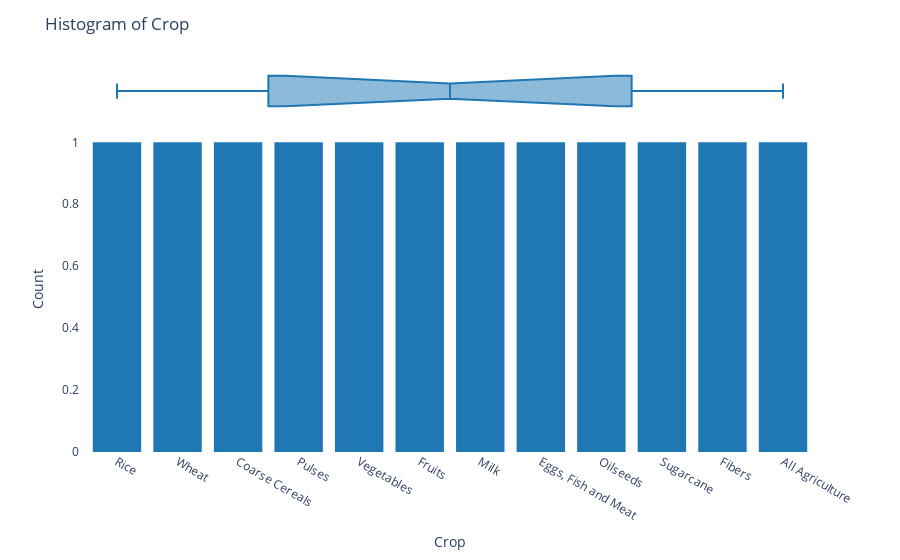
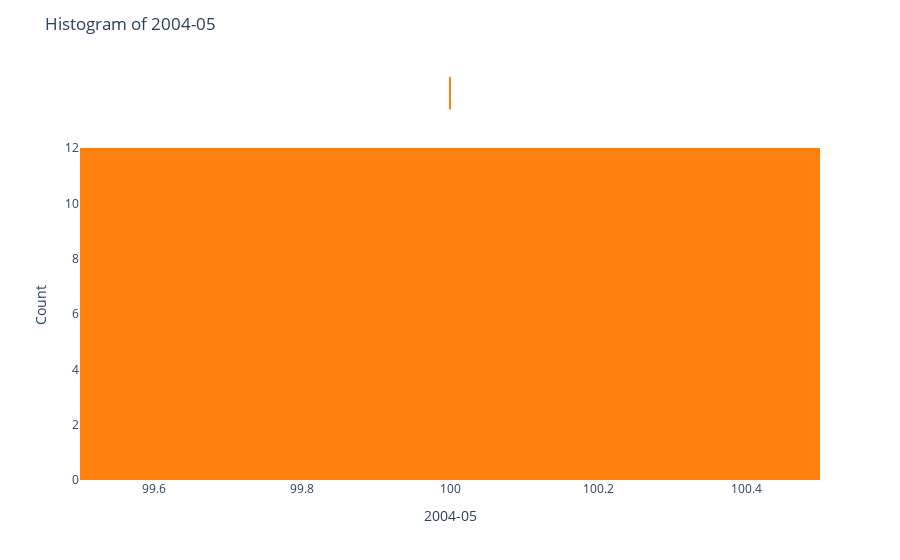
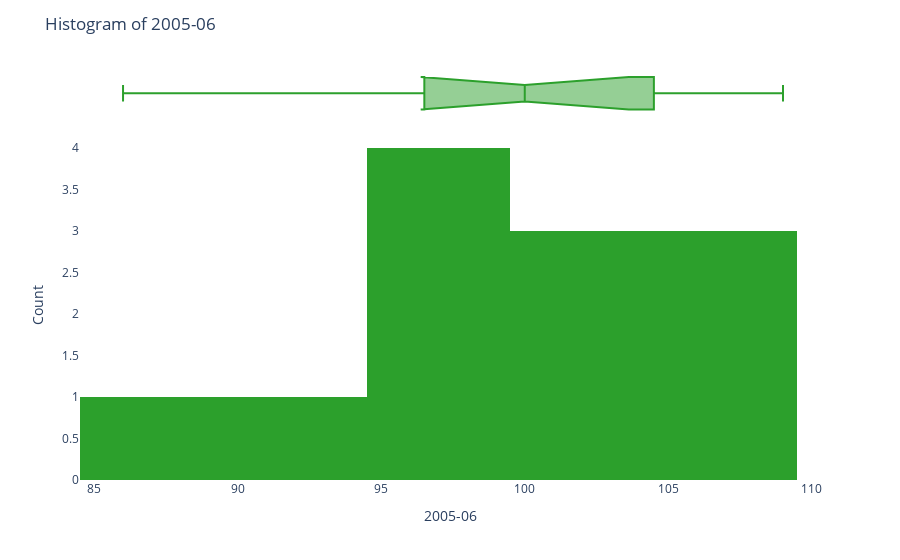
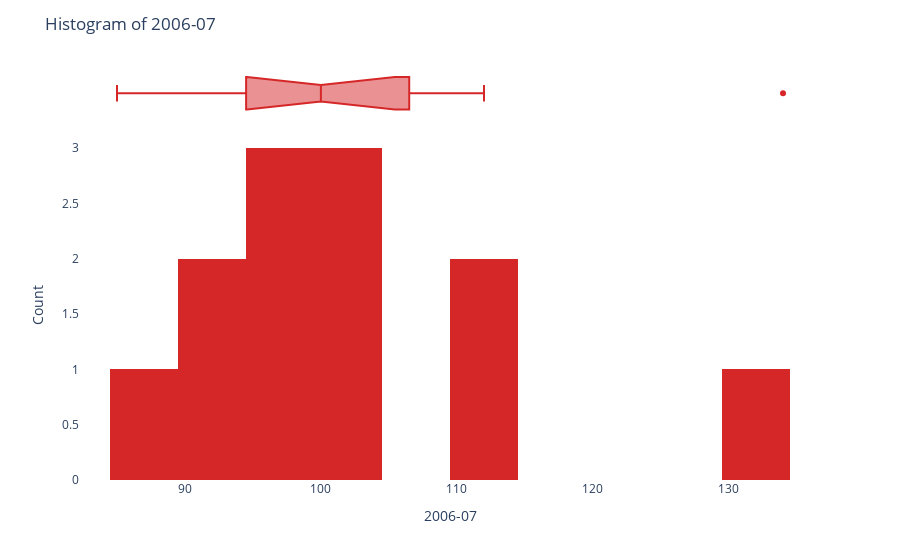

The notebook cell saved with these charts, in order:
### Markdown cell above
#### ◆ Histogram

### Code cell
import plotly.express as px

# Color palette for the histograms
colors = ['#1f77b4', '#ff7f0e', '#2ca02c', '#d62728', '#9467bd']

# EDA - Histogram
column_names = ['Crop','2004-05','2005-06','2006-07','2007-08','2008-09','2009-10','2010-11','2011-12']

for i, column in enumerate(column_names):
    fig = px.histogram(df, x=column, nbins=10, marginal='box',
                       labels={column: column})
    fig.update_layout(title=f'Histogram of {column}', xaxis_title=column, yaxis_title='Count',
                      plot_bgcolor='rgba(0,0,0,0)', paper_bgcolor='rgba(0,0,0,0)',
                      font=dict(size=12))
    fig.update_traces(marker_color=colors[i % len(colors)])
    fig.show()

### Figure 1 — Plotly figure (JSON) as saved in the notebook; plotly's stock layout.template omitted (floating-point values rounded to 4 significant figures)
{"data": [{"alignmentgroup": "True", "bingroup": "x", "hovertemplate": "Crop=%{x}<br>count=%{y}<extra></extra>", "legendgroup": "", "marker": {"color": "#1f77b4", "pattern": {"shape": ""}}, "name": "", "nbinsx": 10, "offsetgroup": "", "orientation": "v", "showlegend": false, "type": "histogram", "x": ["Rice", "Wheat", "Coarse Cereals", "Pulses", "Vegetables ", "Fruits", "Milk", "Eggs, Fish and Meat", "Oilseeds", "Sugarcane ", "Fibers", "All Agriculture"], "xaxis": "x", "yaxis": "y"}, {"alignmentgroup": "True", "hovertemplate": "Crop=%{x}<extra></extra>", "legendgroup": "", "marker": {"color": "#1f77b4"}, "name": "", "notched": true, "offsetgroup": "", "showlegend": false, "type": "box", "x": ["Rice", "Wheat", "Coarse Cereals", "Pulses", "Vegetables ", "Fruits", "Milk", "Eggs, Fish and Meat", "Oilseeds", "Sugarcane ", "Fibers", "All Agriculture"], "xaxis": "x2", "yaxis": "y2"}], "layout": {"barmode": "relative", "font": {"size": 12}, "legend": {"tracegroupgap": 0}, "margin": {"t": 60}, "paper_bgcolor": "rgba(0,0,0,0)", "plot_bgcolor": "rgba(0,0,0,0)", "title": {"text": "Histogram of Crop"}, "xaxis": {"anchor": "y", "domain": [0, 1], "title": {"text": "Crop"}}, "xaxis2": {"anchor": "y2", "domain": [0, 1], "matches": "x", "showgrid": true, "showticklabels": false}, "yaxis": {"anchor": "x", "domain": [0, 0.8316], "title": {"text": "Count"}}, "yaxis2": {"anchor": "x2", "domain": [0.8416, 1], "matches": "y2", "showgrid": false, "showline": false, "showticklabels": false, "ticks": ""}}}

### Figure 2 — Plotly figure (JSON) as saved in the notebook; plotly's stock layout.template omitted (floating-point values rounded to 4 significant figures)
{"data": [{"alignmentgroup": "True", "bingroup": "x", "hovertemplate": "2004-05=%{x}<br>count=%{y}<extra></extra>", "legendgroup": "", "marker": {"color": "#ff7f0e", "pattern": {"shape": ""}}, "name": "", "nbinsx": 10, "offsetgroup": "", "orientation": "v", "showlegend": false, "type": "histogram", "x": [100, 100, 100, 100, 100, 100, 100, 100, 100, 100, 100, 100], "xaxis": "x", "yaxis": "y"}, {"alignmentgroup": "True", "hovertemplate": "2004-05=%{x}<extra></extra>", "legendgroup": "", "marker": {"color": "#ff7f0e"}, "name": "", "notched": true, "offsetgroup": "", "showlegend": false, "type": "box", "x": [100, 100, 100, 100, 100, 100, 100, 100, 100, 100, 100, 100], "xaxis": "x2", "yaxis": "y2"}], "layout": {"barmode": "relative", "font": {"size": 12}, "legend": {"tracegroupgap": 0}, "margin": {"t": 60}, "paper_bgcolor": "rgba(0,0,0,0)", "plot_bgcolor": "rgba(0,0,0,0)", "title": {"text": "Histogram of 2004-05"}, "xaxis": {"anchor": "y", "domain": [0, 1], "title": {"text": "2004-05"}}, "xaxis2": {"anchor": "y2", "domain": [0, 1], "matches": "x", "showgrid": true, "showticklabels": false}, "yaxis": {"anchor": "x", "domain": [0, 0.8316], "title": {"text": "Count"}}, "yaxis2": {"anchor": "x2", "domain": [0.8416, 1], "matches": "y2", "showgrid": false, "showline": false, "showticklabels": false, "ticks": ""}}}

### Figure 3 — Plotly figure (JSON) as saved in the notebook; plotly's stock layout.template omitted (floating-point values rounded to 4 significant figures)
{"data": [{"alignmentgroup": "True", "bingroup": "x", "hovertemplate": "2005-06=%{x}<br>count=%{y}<extra></extra>", "legendgroup": "", "marker": {"color": "#2ca02c", "pattern": {"shape": ""}}, "name": "", "nbinsx": 10, "offsetgroup": "", "orientation": "v", "showlegend": false, "type": "histogram", "x": [101, 101, 107, 108, 109, 99, 97, 102, 86, 96, 92, 99], "xaxis": "x", "yaxis": "y"}, {"alignmentgroup": "True", "hovertemplate": "2005-06=%{x}<extra></extra>", "legendgroup": "", "marker": {"color": "#2ca02c"}, "name": "", "notched": true, "offsetgroup": "", "showlegend": false, "type": "box", "x": [101, 101, 107, 108, 109, 99, 97, 102, 86, 96, 92, 99], "xaxis": "x2", "yaxis": "y2"}], "layout": {"barmode": "relative", "font": {"size": 12}, "legend": {"tracegroupgap": 0}, "margin": {"t": 60}, "paper_bgcolor": "rgba(0,0,0,0)", "plot_bgcolor": "rgba(0,0,0,0)", "title": {"text": "Histogram of 2005-06"}, "xaxis": {"anchor": "y", "domain": [0, 1], "title": {"text": "2005-06"}}, "xaxis2": {"anchor": "y2", "domain": [0, 1], "matches": "x", "showgrid": true, "showticklabels": false}, "yaxis": {"anchor": "x", "domain": [0, 0.8316], "title": {"text": "Count"}}, "yaxis2": {"anchor": "x2", "domain": [0.8416, 1], "matches": "y2", "showgrid": false, "showline": false, "showticklabels": false, "ticks": ""}}}

### Figure 4 — Plotly figure (JSON) as saved in the notebook; plotly's stock layout.template omitted (floating-point values rounded to 4 significant figures)
{"data": [{"alignmentgroup": "True", "bingroup": "x", "hovertemplate": "2006-07=%{x}<br>count=%{y}<extra></extra>", "legendgroup": "", "marker": {"color": "#d62728", "pattern": {"shape": ""}}, "name": "", "nbinsx": 10, "offsetgroup": "", "orientation": "v", "showlegend": false, "type": "histogram", "x": [99, 112, 110, 134, 103, 99, 98, 101, 85, 91, 91, 101], "xaxis": "x", "yaxis": "y"}, {"alignmentgroup": "True", "hovertemplate": "2006-07=%{x}<extra></extra>", "legendgroup": "", "marker": {"color": "#d62728"}, "name": "", "notched": true, "offsetgroup": "", "showlegend": false, "type": "box", "x": [99, 112, 110, 134, 103, 99, 98, 101, 85, 91, 91, 101], "xaxis": "x2", "yaxis": "y2"}], "layout": {"barmode": "relative", "font": {"size": 12}, "legend": {"tracegroupgap": 0}, "margin": {"t": 60}, "paper_bgcolor": "rgba(0,0,0,0)", "plot_bgcolor": "rgba(0,0,0,0)", "title": {"text": "Histogram of 2006-07"}, "xaxis": {"anchor": "y", "domain": [0, 1], "title": {"text": "2006-07"}}, "xaxis2": {"anchor": "y2", "domain": [0, 1], "matches": "x", "showgrid": true, "showticklabels": false}, "yaxis": {"anchor": "x", "domain": [0, 0.8316], "title": {"text": "Count"}}, "yaxis2": {"anchor": "x2", "domain": [0.8416, 1], "matches": "y2", "showgrid": false, "showline": false, "showticklabels": false, "ticks": ""}}}
